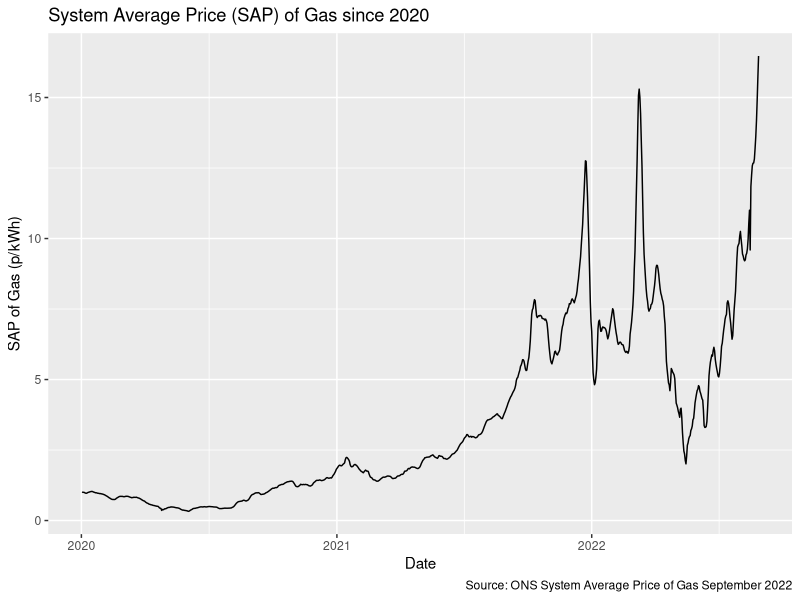
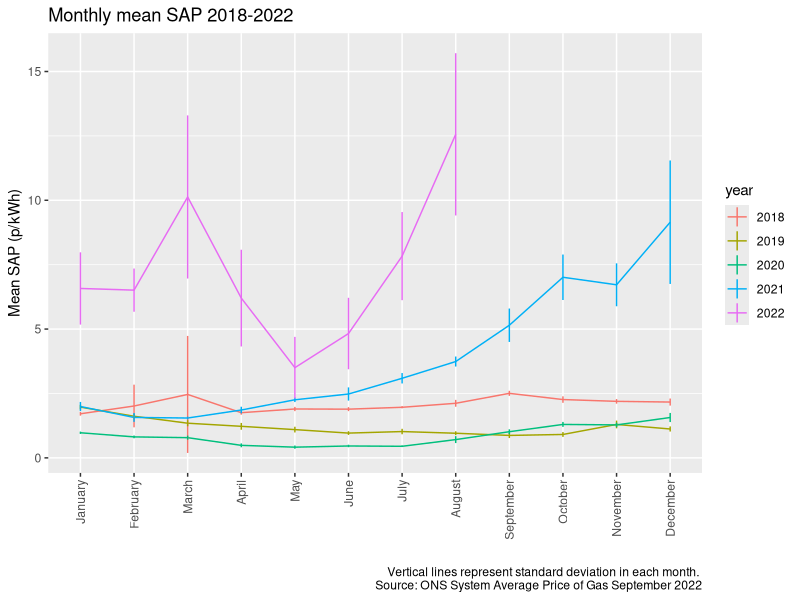
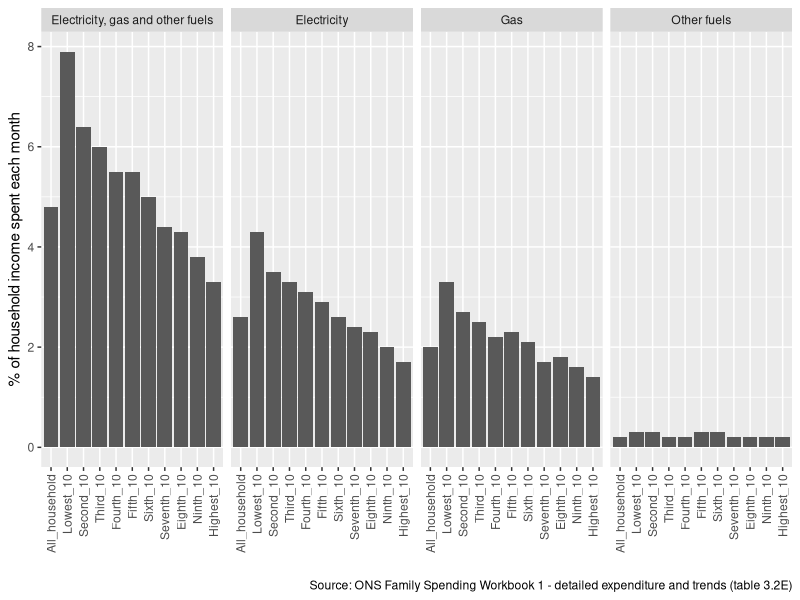
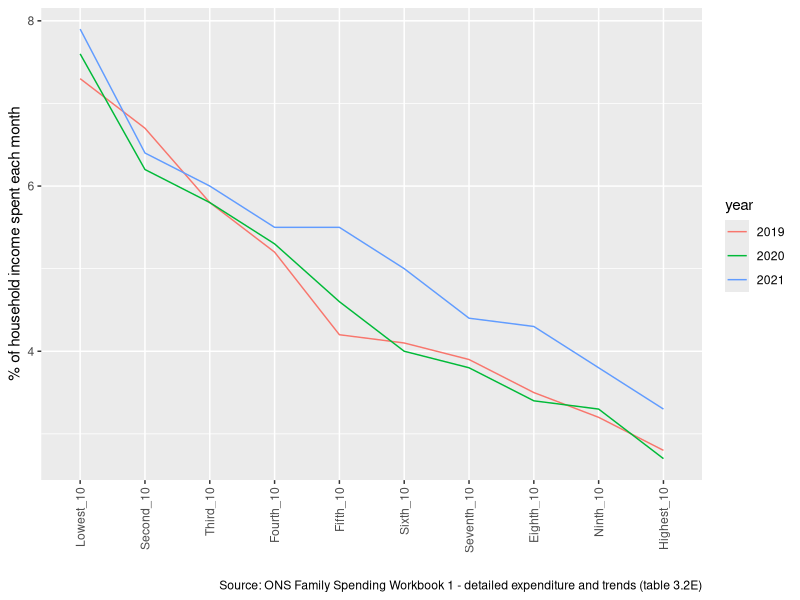
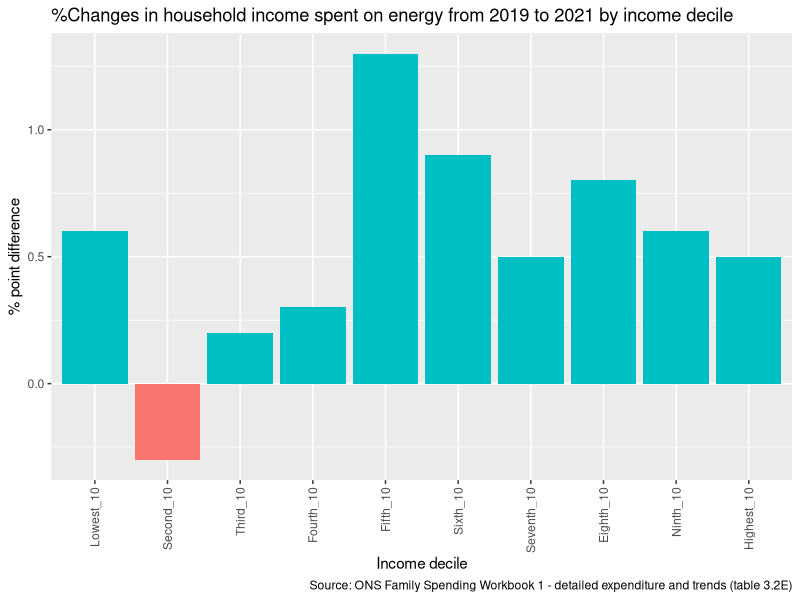
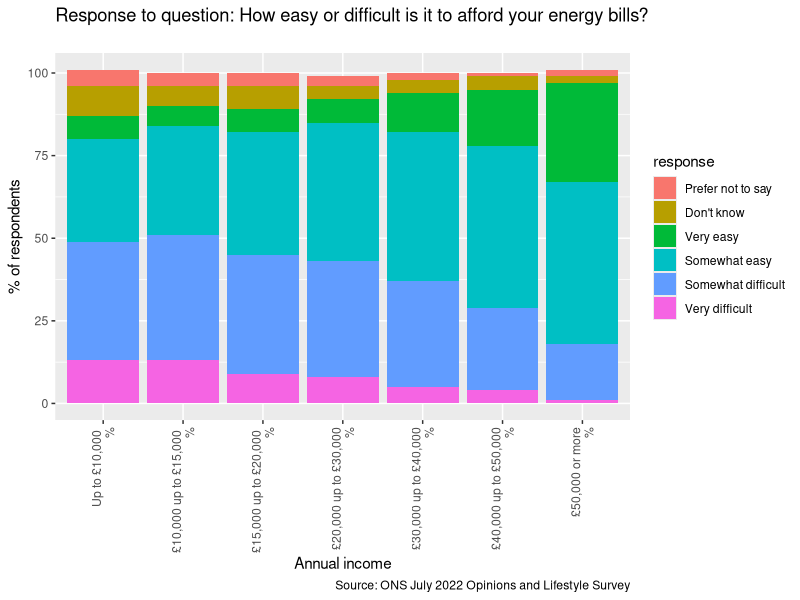
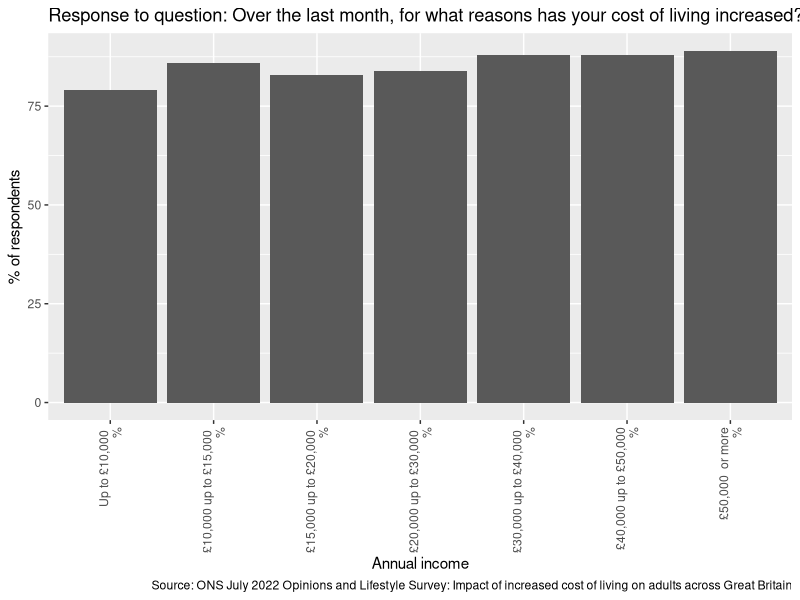
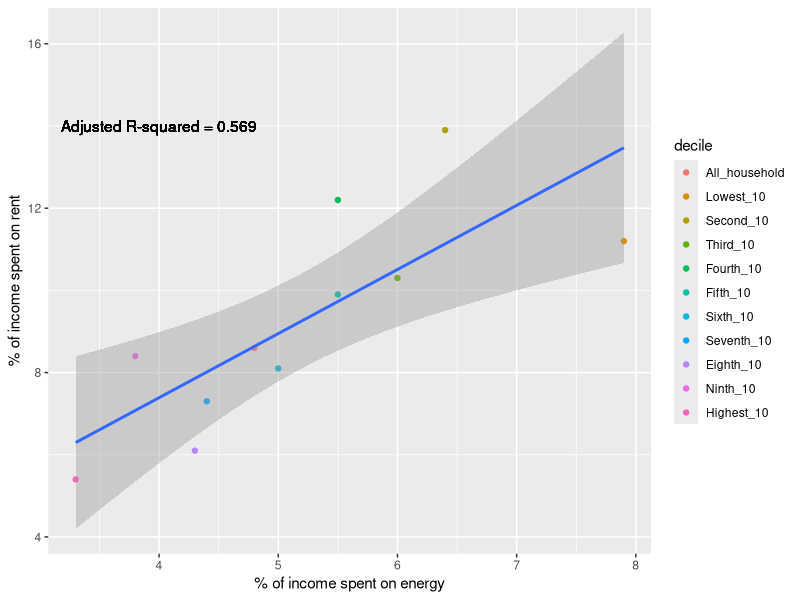

Write the R code that produced these figures, in order.
## ---- chunk 1
knitr::opts_chunk$set(echo = TRUE, warning = FALSE, message = FALSE)
library(tidyverse)
library(readxl)
## ---- chunk 2

sap <- 
  read_xlsx("systemaveragepriceofgasdataset010922.xlsx", sheet = 2, skip = 1)[1:1701,1:3]
colnames(sap) <- c("date_from", "price", "avg_7_day")

sap <- sap %>%
  mutate(month = factor(format(date_from, "%B"), 
                        levels = c("January", "February", "March", "April", "May", "June", "July","August", "September", "October", "November", "December")),
         year = format(date_from, "%Y"))

ggplot(data = sap %>% filter(date_from > '2020-01-01') , aes(x= date_from, y = avg_7_day))+
  geom_line()+
  ggtitle("System Average Price (SAP) of Gas since 2020")+
  xlab("Date")+
  ylab("SAP of Gas (p/kWh)")+
  labs(caption = "Source: ONS System Average Price of Gas September 2022")
## ---- chunk 3
sap_summary <- sap %>%
  group_by(month, year) %>%
  summarize(mean = mean(price),
            sd = sd(price))

ggplot(data = sap_summary, aes(x = month, y = mean, colour = year, group = year))+
  geom_line()+
  theme(axis.text.x = element_text(angle = 90, vjust = 0.5, hjust=1))+
  ggtitle("Monthly mean SAP 2018-2022")+
  xlab("")+
  ylab("Mean SAP (p/kWh)")+
  geom_linerange(aes(ymin=mean-sd, ymax=mean+sd))+
  labs(caption = "Vertical lines represent standard deviation in each month. \n Source: ONS System Average Price of Gas September 2022")
## ---- chunk 4
expenditure <- read_xlsx("coicop_A6_cleaned.xlsx", sheet = "expenditure")
income <- read_xlsx("coicop_A6_cleaned.xlsx", sheet = "income")
expenditure_pct <- read_xlsx("coicop_A6_cleaned.xlsx", sheet = "expenditure_pct")

energy_pct <- expenditure_pct %>% 
  filter(substr(COPI, 1,3) == "4.4")%>%
  select(-COPI) %>%
  pivot_longer(cols = 2:12, names_to = "decile", values_to = "percent")%>%
  mutate(percent = as.numeric(percent),
         decile = factor(decile, levels = c("All_household", "Lowest_10", "Second_10", "Third_10", "Fourth_10", "Fifth_10", "Sixth_10", "Seventh_10", "Eighth_10", "Ninth_10", "Highest_10")),
         Commodity = factor(Commodity, levels = c("Electricity, gas and other fuels", "Electricity", "Gas", "Other fuels")))

ggplot(energy_pct, aes(x = decile, y = percent))+
  geom_col()+
  facet_grid(~Commodity)+
  theme(axis.text.x = element_text(angle = 90, vjust = 0.5, hjust=1))+
  xlab("")+
  ylab("% of household income spent each month")+
  labs(caption = "Source: ONS Family Spending Workbook 1 - detailed expenditure and trends (table 3.2E)")
## ---- chunk 5
expenditure_pct_2020 <- read_xlsx("coicop_A6_cleaned.xlsx", sheet = "expenditure_pct_2020")

energy_pct_2020 <- expenditure_pct_2020 %>% 
  filter(substr(COPI, 1,3) == "4.4")%>%
  select(-COPI) %>%
  pivot_longer(cols = 2:12, names_to = "decile", values_to = "percent")%>%
  mutate(percent = as.numeric(percent),
         decile = factor(decile, levels = c("All_household", "Lowest_10", "Second_10", "Third_10", "Fourth_10", "Fifth_10", "Sixth_10", "Seventh_10", "Eighth_10", "Ninth_10", "Highest_10")),
         Commodity = factor(Commodity, levels = c("Electricity, gas and other fuels", "Electricity", "Gas", "Other fuels")))

expenditure_pct_2019 <- read_xlsx("coicop_A6_cleaned.xlsx", sheet = "expenditure_pct_2019")

energy_pct_2019 <- expenditure_pct_2019 %>% 
  filter(substr(COPI, 1,3) == "4.4")%>%
  select(-COPI) %>%
  pivot_longer(cols = 2:12, names_to = "decile", values_to = "percent")%>%
  mutate(percent = as.numeric(percent),
         decile = factor(decile, levels = c("All_household", "Lowest_10", "Second_10", "Third_10", "Fourth_10", "Fifth_10", "Sixth_10", "Seventh_10", "Eighth_10", "Ninth_10", "Highest_10")),
         Commodity = factor(Commodity, levels = c("Electricity, gas and other fuels", "Electricity", "Gas", "Other fuels")))

energy_pct$year <- "2021"
energy_pct_2020$year <- "2020"
energy_pct_2019$year <- "2019"

energy_3_yr <- rbind(energy_pct, energy_pct_2020, energy_pct_2019) %>%
  filter(Commodity == "Electricity, gas and other fuels" & decile != "All_household")

ggplot(data = energy_3_yr, aes(x=decile, y = percent, colour = year, group = year))+
  geom_line()+
  theme(axis.text.x = element_text(angle = 90, vjust = 0.5, hjust=1))+
  xlab("")+
  ylab("% of household income spent each month")+
  labs(caption = "Source: ONS Family Spending Workbook 1 - detailed expenditure and trends (table 3.2E)")
## ---- chunk 6
energy_3_yr_wide <- energy_3_yr %>%
  pivot_wider(names_from = year, names_prefix = "pct_", values_from = percent) %>%
  mutate(pct_point_diff = pct_2021 - pct_2019)

ggplot(data = energy_3_yr_wide, aes(x = decile, y = pct_point_diff))+
  geom_col(aes(fill = pct_point_diff >0))+
  theme(legend.position="none", axis.text.x = element_text(angle = 90, vjust = 0.5, hjust=1))+
  ggtitle("%Changes in household income spent on energy from 2019 to 2021 by income decile")+
  xlab("Income decile")+
  ylab("% point difference")+
  labs(caption = "Source: ONS Family Spending Workbook 1 - detailed expenditure and trends (table 3.2E)")

## ---- chunk 7
col_survey <- read_xlsx("costofliving050822.xlsx", sheet = "3.7", skip = 13)

bill_difficulty <- col_survey[8:13, c(1, 3:9)] %>%
  pivot_longer(cols = 2:8, names_to = "income_band", values_to = "percentage") %>%
  mutate(percentage = as.numeric(percentage),
         income_band = factor(income_band, 
                              levels = c("Up to £10,000 \r\n%", 
                                         "£10,000 up to £15,000 \r\n%",
                                         "£15,000 up to £20,000 \r\n%",
                                         "£20,000 up to £30,000\r\n %",
                                         "£30,000 up to £40,000\r\n %",
                                         "£40,000 up to £50,000\r\n %",
                                         "£50,000 or more\r\n%")),
         response = factor(`Survey question and response options`,
                           levels = c( "Prefer not to say", "Don't know","Very easy", "Somewhat easy", "Somewhat difficult", "Very difficult"))
         )

ggplot(data = bill_difficulty, aes(x = income_band, y = percentage, fill = response))+
  geom_col()+
  theme(axis.text.x = element_text(angle = 90, vjust = 0.5, hjust=1))+
  ggtitle("Response to question: How easy or difficult is it to afford your energy bills?
")+
  labs(caption = "Source: ONS July 2022 Opinions and Lifestyle Survey")+
  xlab("Annual income")+
  ylab("% of respondents")


## ---- chunk 8
col_survey_inc <- read_xlsx("costofliving050822.xlsx", sheet = "1.7", skip = 12)

increased_col <- col_survey_inc[7, c(1, 3:9)] %>%
  pivot_longer(cols = 2:8, names_to = "income_band", values_to = "percentage") %>%
  mutate(percentage = as.numeric(percentage),
         income_band = factor(income_band, 
                              levels = c("Up to £10,000 \r\n%", 
                                         "£10,000 up to £15,000 \r\n%",
                                         "£15,000 up to £20,000 \r\n%",
                                         "£20,000 up to £30,000 \r\n%",
                                         "£30,000 up to £40,000 \r\n%",
                                         "£40,000 up to £50,000\r\n %",
                                         "£50,000  or more\r\n%")),
  )

ggplot(data = increased_col, aes(x = income_band, y = percentage))+
  geom_col()+
  theme(axis.text.x = element_text(angle = 90, vjust = 0.5, hjust=1))+
  ggtitle("Response to question: Over the last month, for what reasons has your cost of living increased?")+
  labs(caption = "Source: ONS July 2022 Opinions and Lifestyle Survey: Impact of increased cost of living on adults across Great Britain")+
  xlab("Annual income")+
  ylab("% of respondents")
## ---- chunk 9
netrent_pct <- expenditure_pct %>% 
  filter(COPI == "4.1.3")%>%
  select(-COPI) %>%
  pivot_longer(cols = 2:12, names_to = "decile", values_to = "percent")%>%
  mutate(percent = as.numeric(percent),
         decile = factor(decile, levels = c("All_household", "Lowest_10", "Second_10", "Third_10", "Fourth_10", "Fifth_10", "Sixth_10", "Seventh_10", "Eighth_10", "Ninth_10", "Highest_10")))
  
rent_energy <- 
  inner_join(filter(energy_pct, Commodity == "Electricity, gas and other fuels"),netrent_pct, by = "decile")

lm <- lm(rent_energy$percent.y ~ rent_energy$percent.x)
summary(lm)

ggplot(rent_energy, aes(x = percent.x, y = percent.y))+
  geom_point(aes(colour = decile))+
  xlab("% of income spent on energy")+
  ylab("% of income spent on rent")+
  geom_smooth(method='lm', formula= y~x)+
  geom_text(x = 4, y = 14, label = paste0("Adjusted R-squared = ",round(summary(lm)$adj.r.squared, 3)))

